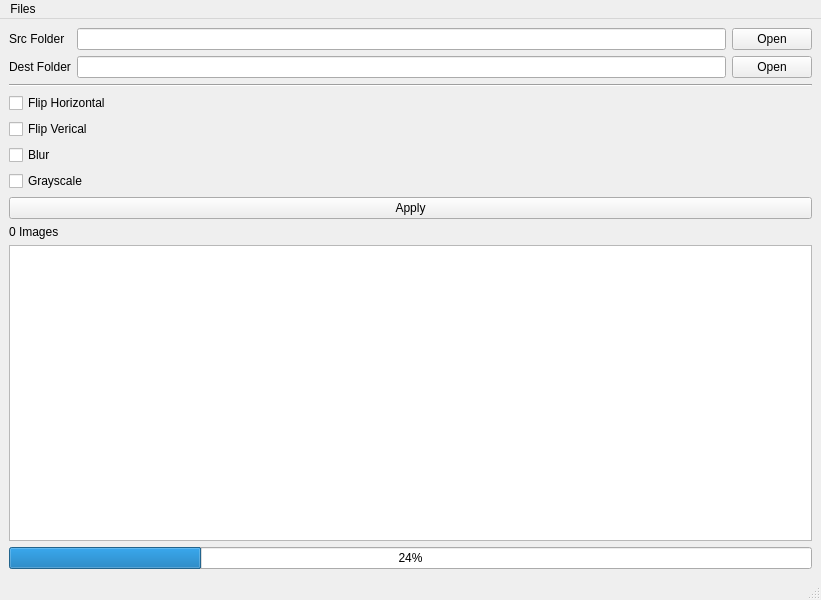
<?xml version="1.0" encoding="UTF-8"?>
<ui version="4.0">
 <class>MainWindow</class>
 <widget class="QMainWindow" name="MainWindow">
  <property name="geometry">
   <rect>
    <x>0</x>
    <y>0</y>
    <width>821</width>
    <height>600</height>
   </rect>
  </property>
  <property name="windowTitle">
   <string>MainWindow</string>
  </property>
  <widget class="QWidget" name="centralwidget">
   <layout class="QVBoxLayout" name="verticalLayout">
    <item>
     <layout class="QGridLayout" name="gridLayout">
      <item row="1" column="2">
       <widget class="QPushButton" name="pbOpenDestFolder">
        <property name="text">
         <string>Open</string>
        </property>
       </widget>
      </item>
      <item row="1" column="1">
       <widget class="QLineEdit" name="leDestPath">
        <property name="readOnly">
         <bool>true</bool>
        </property>
       </widget>
      </item>
      <item row="0" column="2">
       <widget class="QPushButton" name="pbOpenSrcFolder">
        <property name="text">
         <string>Open</string>
        </property>
       </widget>
      </item>
      <item row="0" column="1">
       <widget class="QLineEdit" name="leSrcPath">
        <property name="readOnly">
         <bool>true</bool>
        </property>
       </widget>
      </item>
      <item row="1" column="0">
       <widget class="QLabel" name="label_2">
        <property name="text">
         <string>Dest Folder</string>
        </property>
       </widget>
      </item>
      <item row="0" column="0">
       <widget class="QLabel" name="label">
        <property name="text">
         <string>Src Folder</string>
        </property>
       </widget>
      </item>
     </layout>
    </item>
    <item>
     <widget class="Line" name="line">
      <property name="orientation">
       <enum>Qt::Horizontal</enum>
      </property>
     </widget>
    </item>
    <item>
     <layout class="QGridLayout" name="gridLayout_2">
      <item row="0" column="1">
       <widget class="QCheckBox" name="cbFlipH">
        <property name="text">
         <string>Flip Horizontal</string>
        </property>
       </widget>
      </item>
      <item row="2" column="1">
       <widget class="QCheckBox" name="cbBlur">
        <property name="text">
         <string>Blur</string>
        </property>
       </widget>
      </item>
      <item row="1" column="1">
       <widget class="QCheckBox" name="cbFlipV">
        <property name="text">
         <string>Flip Verical</string>
        </property>
       </widget>
      </item>
      <item row="3" column="1">
       <widget class="QCheckBox" name="cbGrayScale">
        <property name="text">
         <string>Grayscale</string>
        </property>
       </widget>
      </item>
     </layout>
    </item>
    <item>
     <widget class="QPushButton" name="pbApply">
      <property name="text">
       <string>Apply</string>
      </property>
     </widget>
    </item>
    <item>
     <widget class="QLabel" name="lbQtdImages">
      <property name="text">
       <string>0 Images</string>
      </property>
     </widget>
    </item>
    <item>
     <layout class="QVBoxLayout" name="verticalLayout_2">
      <item>
       <widget class="QPlainTextEdit" name="plainTextEdit"/>
      </item>
     </layout>
    </item>
    <item>
     <widget class="QProgressBar" name="pbStatus">
      <property name="value">
       <number>24</number>
      </property>
     </widget>
    </item>
   </layout>
  </widget>
  <widget class="QMenuBar" name="menubar">
   <property name="geometry">
    <rect>
     <x>0</x>
     <y>0</y>
     <width>821</width>
     <height>21</height>
    </rect>
   </property>
   <widget class="QMenu" name="menuFIles">
    <property name="title">
     <string>Files</string>
    </property>
    <addaction name="actionExit"/>
   </widget>
   <addaction name="menuFIles"/>
  </widget>
  <widget class="QStatusBar" name="statusbar"/>
  <action name="actionOpen_File">
   <property name="text">
    <string>Open File</string>
   </property>
  </action>
  <action name="actionInput_Path">
   <property name="text">
    <string>Input Path</string>
   </property>
  </action>
  <action name="actionOutput_Path">
   <property name="text">
    <string>Output Path</string>
   </property>
  </action>
  <action name="actionExit">
   <property name="text">
    <string>Exit</string>
   </property>
  </action>
 </widget>
 <resources/>
 <connections/>
</ui>
